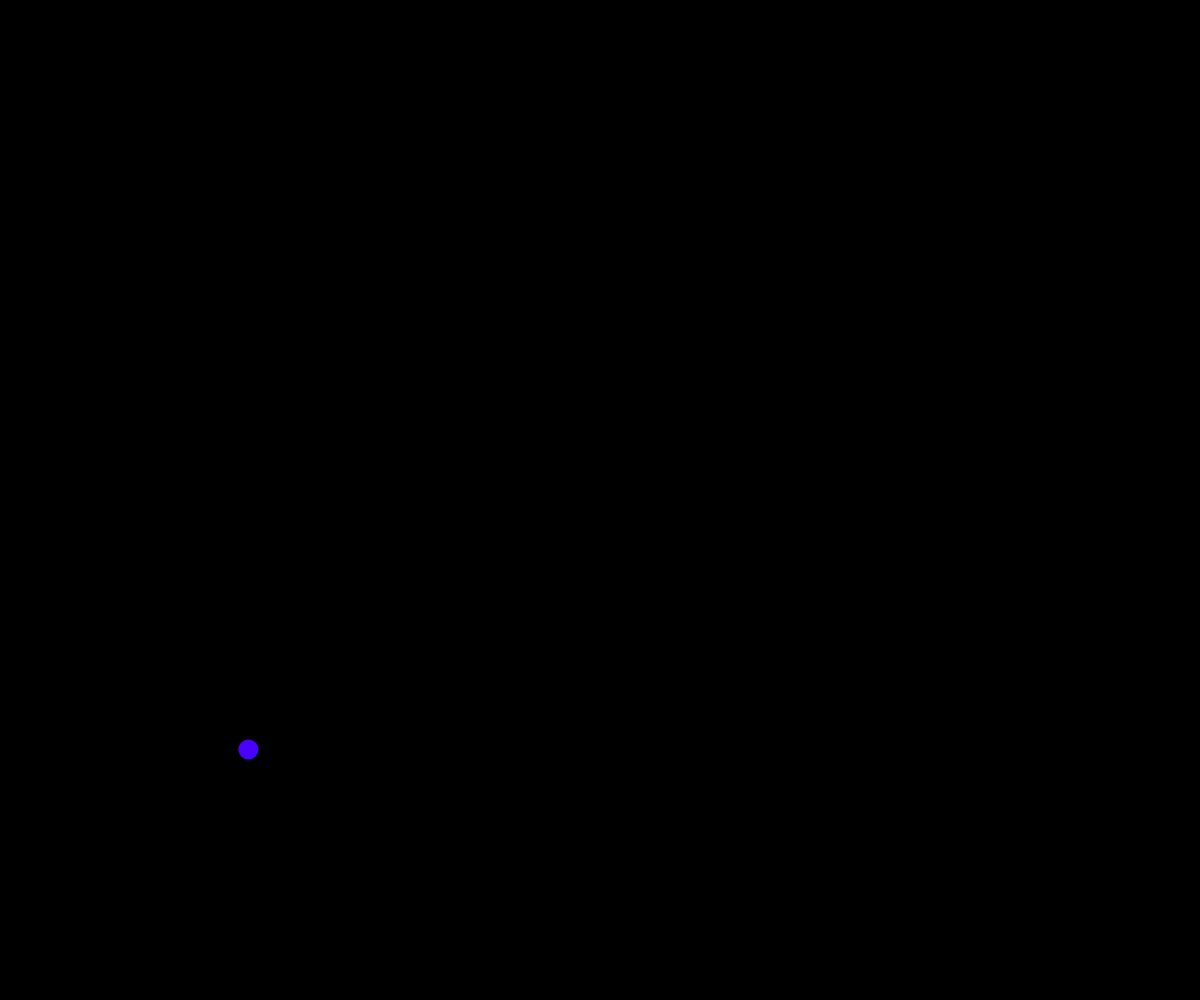
Frame 1 (no input)
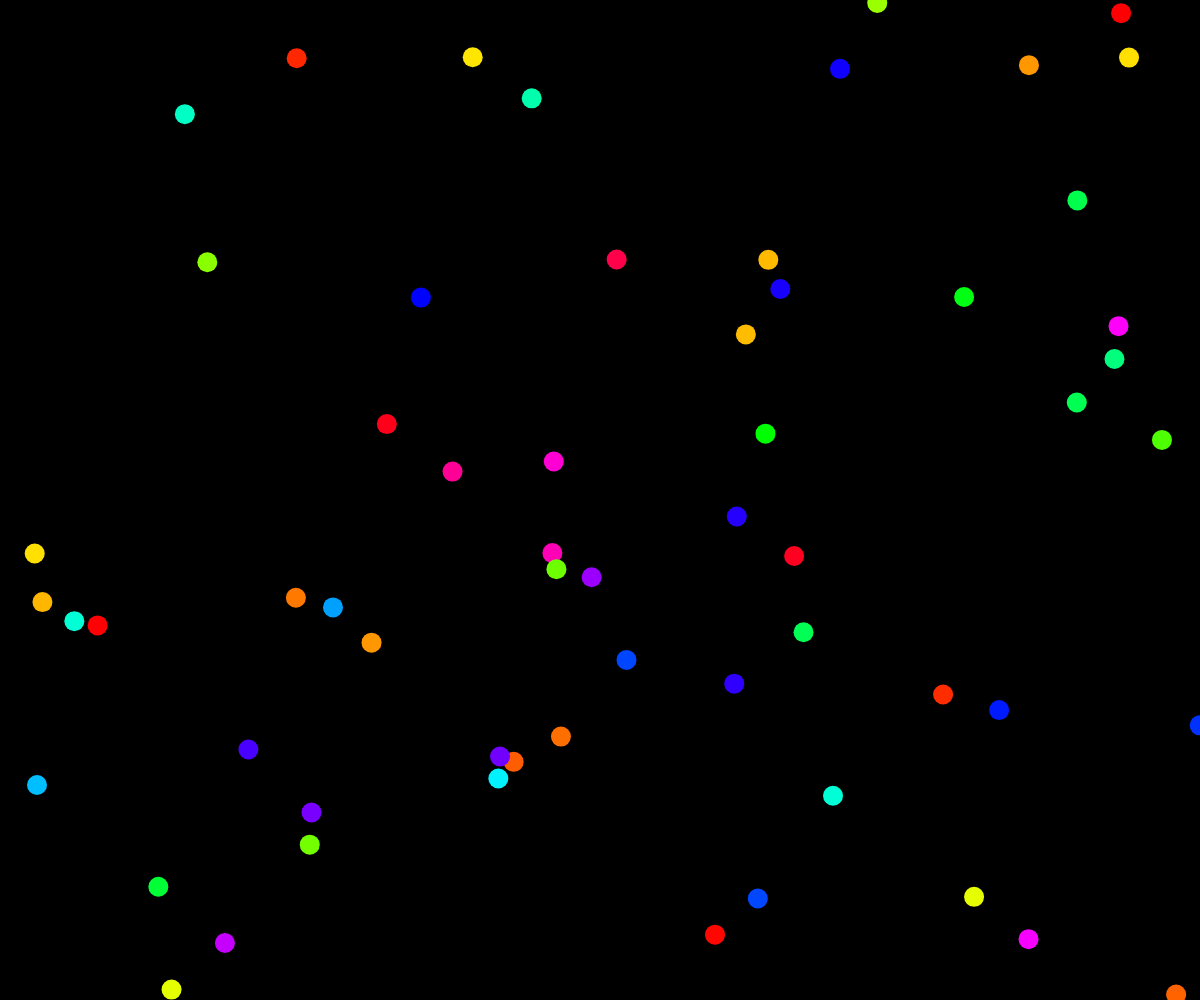
Frame 60 (no input)
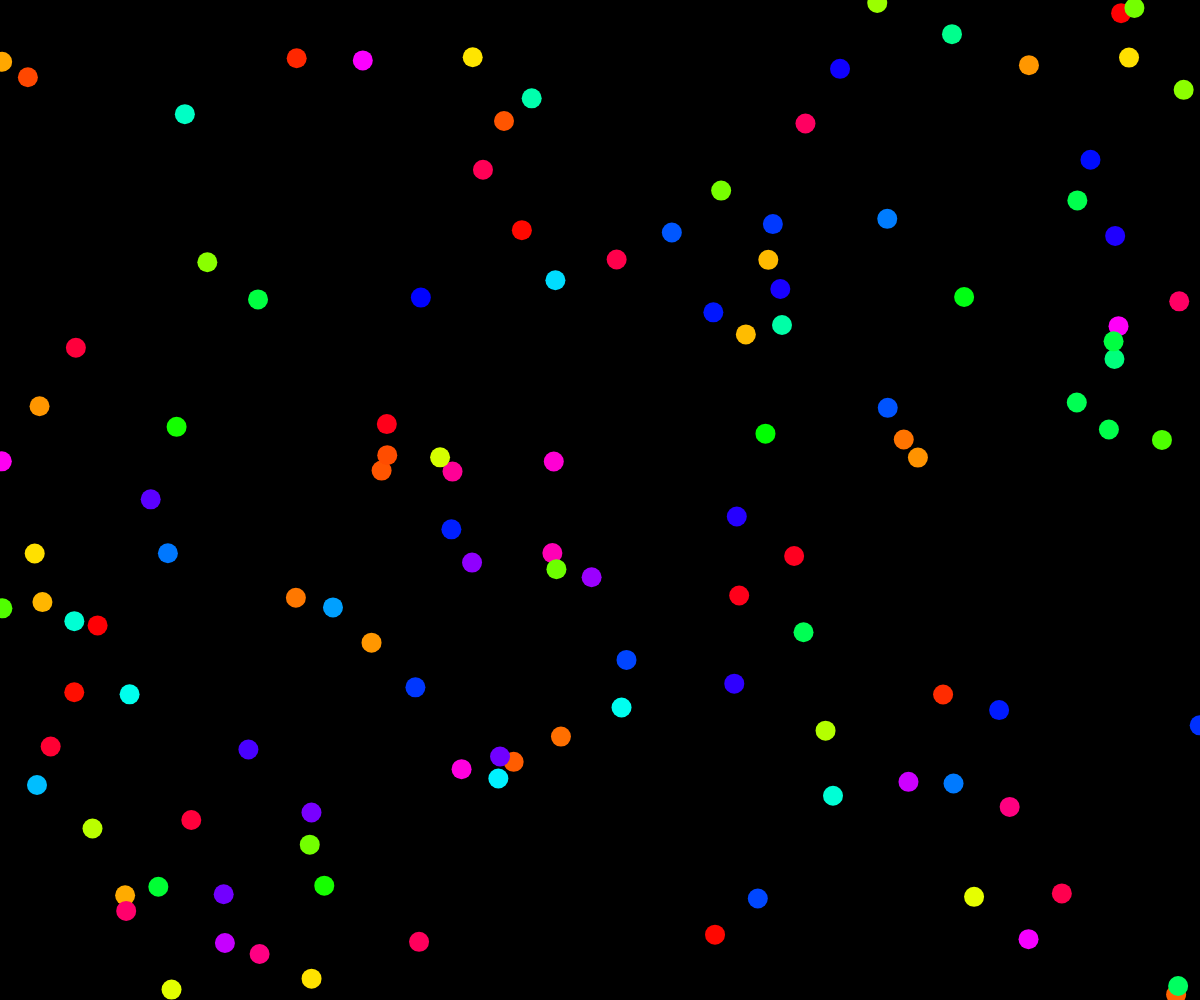
Frame 120 (the mouse pressed at the canvas centre since frame 60)

The p5.js sketch that drew these frames (run headless with seeded random() and noise() and a simulated clock; from frame 60 on, the mouse is pressed at the canvas centre):

// p5.js sketch
// ── sketch.js
function setup() {
  createCanvas(windowWidth, windowHeight);
  colorMode(HSB);
  noStroke();
  background(0)
}

function draw() {
  fill(random(360),255,255);
  ellipse(random(width),random(height),20,20);
}
